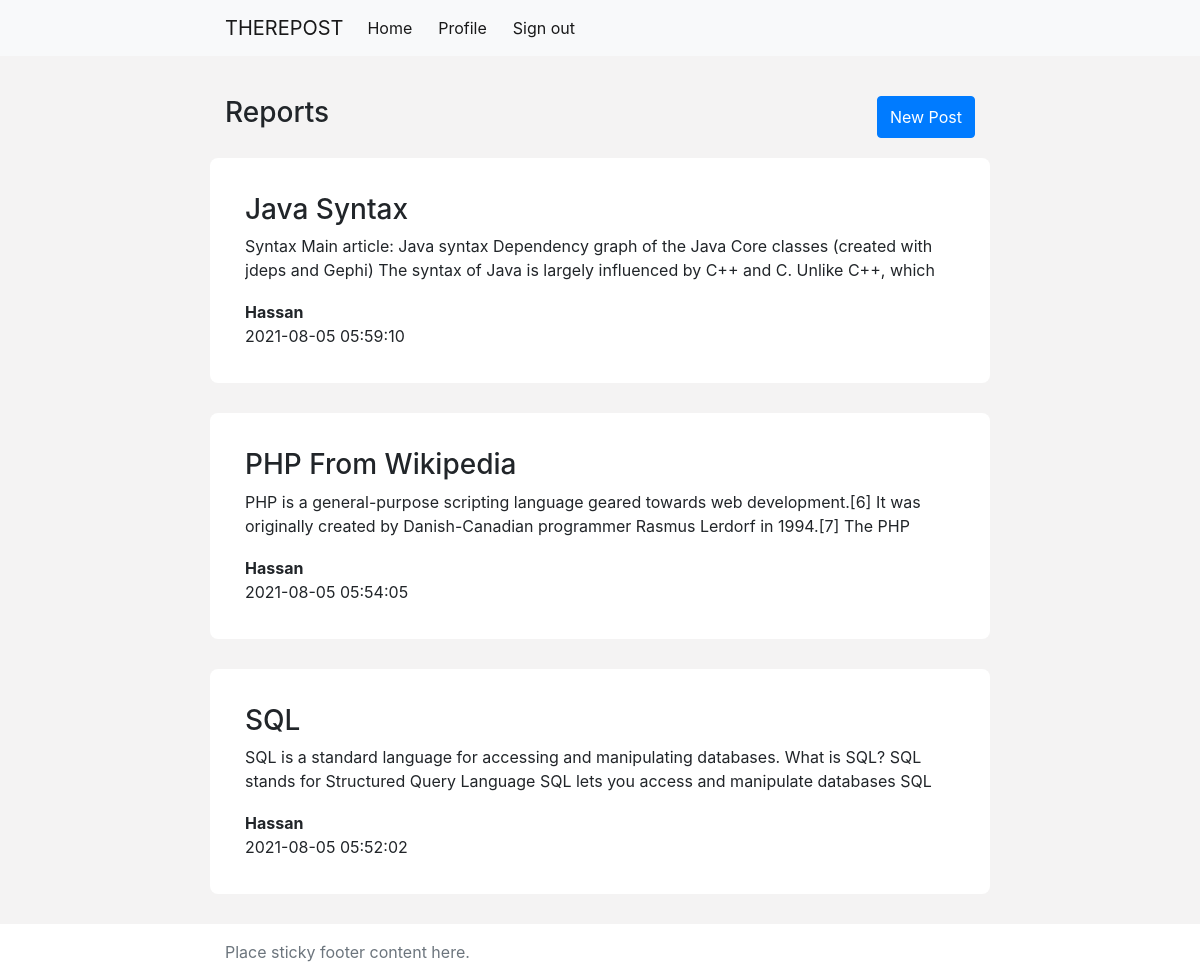
The app's page / (signed in) with its own data.
### tables this page shows
CREATE TABLE `articles` (
  `id` int(11) NOT NULL,
  `title` varchar(30) NOT NULL,
  `article` text NOT NULL,
  `date` datetime NOT NULL DEFAULT current_timestamp() ON UPDATE current_timestamp(),
  `author` varchar(10) NOT NULL
);

### classes/database.class.php (called while the page is built, shortened)
<?php
include_once './classes/article.class.php';
class Database{
    public $connect;
    function __construct(){
        $serverName = "localhost";
        $userName = "root";
        $password = "";
        $databaseName = "articles";
        $this->connect = new mysqli($serverName, $userName, $password, $databaseName);
        $this->connect->set_charset("utf8");
    }
    function allArticles(){
        $SQLStatment = $this->connect->prepare("SELECT * FROM articles ORDER BY `date` DESC");
        $SQLStatment->execute();
        $result = $SQLStatment->get_result();
        if($result->num_rows == 0){
            return false;
        }else{
            $results = array();
            while($row = $result->fetch_array(MYSQLI_ASSOC)){
                $results[] = new Article($row['id'], $row['title'], $row['article'], $row['date'], $row['author']);
            }
            return $results;
        }
    }
}
?>

### classes/article.class.php (called while the page is built, shortened)
<?php
class Article{
    function __construct($id, $title, $article, $date, $author){
        $this->title = $title;
        $this->article = $article;
        $this->date = $date;
        $this->author = $author;
    }
}
?>

### index.php (the view, shortened to what this page needs)
<!DOCTYPE html>
<html lang="en" class="h-100">
<head>
    <link rel="stylesheet" href="./assets/vendors/bootstrap/css/bootstrap.min.css">
    <link rel="stylesheet" href="./assets/css/styles.css">
</head>
<body class="d-flex flex-column h-100">
    <?php
        include_once './layout/header.php';
        if(!isset($_SESSION['user'])){
    ?>
    <div class="container">
        <div class="row">
            <h3>Sorry, you must sign in fisrt</h3>
        </div>
    </div>
    <?php
        }else{
    ?>
    <div class="container">
        <div class="row">
            <div class="col sub-header d-flex justify-content-between">
                <h3 >Reports</h3>
                <button type="button" class="btn btn-primary" id="new-post">New Post</button>
            </div>
        </div>
        <?php if(!$articles) { ?>
        <div class="row">
            <h4>There is no article</h4>
        </div>
        <?php }else{ for($i = 0; $i<sizeof($articles); $i++){ ?>
        <div class="row" id="article">
            <div class="col article article-index">
                <h3 class="title"><?= $articles[$i]->title; ?></h3>
                <p class="article-part"><?= $articles[$i]->article; ?></p>
                <span class="author"><?= $articles[$i]->author; ?></span>
                <span class="date"><?= $articles[$i]->date; ?></span>
            </div>
        </div>
        <?php } } ?>
    </div>
    <?php
        }
        include_once './layout/footer.php'
    ?>
</body>
</html>

### layout/header.php (shortened to what this page needs)
<?php
    include_once './classes/database.class.php';
    $db = new Database();
    $articles = $db->allArticles();
?>
<header>
    <nav class="navbar navbar-expand-lg navbar-light bg-light">
    <div class="container">
        <a class="navbar-brand" href="index.php">THEREPOST</a>
        <div class="collapse navbar-collapse " id="navbarSupportedContent">
        <ul class="navbar-nav me-auto mb-2 mb-lg-0">
            <?php if(isset($_SESSION['user'])){ ?>
            <li class="nav-item">
            <a class="nav-link active" aria-current="page" href="index.php">Home</a>
            </li>
            <li class="nav-item">
            <a class="nav-link active" aria-current="page" href="./editProfile.php">Profile</a>
            </li>
            <li class="nav-item">
            <a class="nav-link active" aria-current="page" href="./layout/Signout.php">Sign out</a>
            <?php }else{ ?>
            <li class="nav-item">
            <a class="nav-link active" id="signinLink" aria-current="page" href="./SigninPage.php">Sign in</a>
            <?php } ?>
            </li>
        </ul>
    </div>
    </nav>
</header>

### layout/footer.php
<footer class="footer mt-auto py-3 bg-white">
    <div class="container">
        <span class="text-muted">Place sticky footer content here.</span>
    </div>
</footer>

### assets/css/styles.css (style rules this page uses)
body { background-color: #f4f3f3; }
nav ul li { margin-right: 10px; }
.container { max-width: 780px; }
.sub-header { margin-top: 40px; margin-bottom: 20px; }
.article, .article-fill { background-color: white; border-radius: 8px; padding: 35px; margin-bottom: 30px; }
.article-index { cursor: pointer; }
.article span { display: block; }
.article-part, .title { max-width: 100%; max-height: 50px; overflow: hidden !important; text-overflow: ellipsis; }
.author { font-weight: bold; display: block; }

### records on screen
articles: title "Java Syntax", article "Syntax Main article: Java syntax Dependency graph of the Java Core classes (created with jdeps and Gephi) The syntax of Java is largely influenced by C++ and C. Unlike C++, which…", author "Hassan", date "2021-08-05 05:59:10"
articles: title "PHP From Wikipedia", article "PHP is a general-purpose scripting language geared towards web development.[6] It was originally created by Danish-Canadian programmer Rasmus Lerdorf in 1994.[7] The PHP…", author "Hassan", date "2021-08-05 05:54:05"
articles: title "SQL", article "SQL is a standard language for accessing and manipulating databases. What is SQL? SQL stands for Structured Query Language SQL lets you access and manipulate databases SQL…", author "Hassan", date "2021-08-05 05:52:02"
